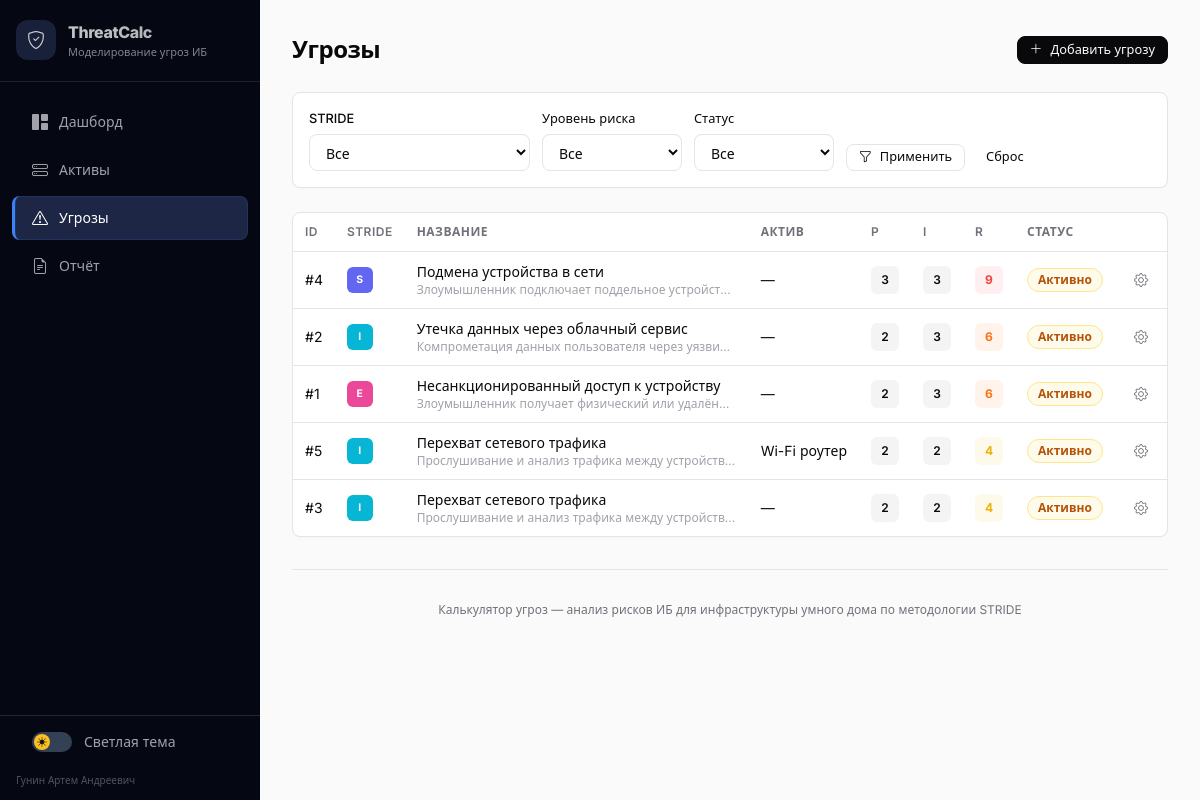
Page /threats on the committed database.
### models.py (models this page shows, shortened)
class Base(DeclarativeBase):
    pass

class Threat(Base):
    __tablename__ = "threats"
    id = Column(Integer, primary_key=True, index=True)
    name = Column(String(300), nullable=False)
    stride = Column(String(1), nullable=False)
    description = Column(Text, nullable=True)
    asset_id = Column(Integer, nullable=True)
    asset_name = Column(String(200), nullable=True)
    probability = Column(Integer, nullable=False, default=1)
    impact = Column(Integer, nullable=False, default=1)
    risk_score = Column(Integer, nullable=False, default=1)
    risk_level = Column(String(20), nullable=False, default="низкий")
    recommendation = Column(Text, nullable=True)
    mitigated = Column(Boolean, default=False)
    is_custom = Column(Boolean, default=False)
    created_at = Column(DateTime, default=datetime.datetime.utcnow)

### main.py (the view)
@app.get("/threats", response_class=HTMLResponse)
def threat_list(
    request: Request,
    stride: str = Query(None),
    level: str = Query(None),
    mitigated: str = Query(None),
    db: Session = Depends(get_db),
):
    q = db.query(Threat)
    if stride:
        q = q.filter(Threat.stride == stride)
    if level:
        q = q.filter(Threat.risk_level == level)
    if mitigated == "yes":
        q = q.filter(Threat.mitigated == True)
    elif mitigated == "no":
        q = q.filter(Threat.mitigated == False)
    threats = q.order_by(Threat.risk_score.desc(), Threat.created_at.desc()).all()
    assets = db.query(Asset).all()
    return templates.TemplateResponse("threats.html", {
        "request": request,
        "threats": threats,
        "assets": assets,
        "stride_list": [s for s in StrideCategory],
        "STRIDE_COLORS": STRIDE_COLORS,
        "get_stride_info": get_stride_info,
    })

### templates/threats.html (shortened to what this page needs)
{% extends "base.html" %}
{% block content %}
<div class="flex items-center justify-between mb-6">
    <h1 class="page-title">Угрозы</h1>
    <div class="flex items-center gap-2 no-print">
        <a href="/threats/new" class="btn-shadcn btn-shadcn-primary btn-shadcn-sm">
            <i class="bi bi-plus-lg"></i> Добавить угрозу
        </a>
    </div>
</div>
{% set ns = namespace(stride=request.query_params.get('stride',''), level=request.query_params.get('level',''), mitigated=request.query_params.get('mitigated','')) %}
<div class="card-shadcn p-4 mb-6 no-print">
    <form class="flex items-end gap-3 flex-wrap" method="get" action="/threats">
        <div>
            <label class="label-shadcn">STRIDE</label>
            <select name="stride" class="input-shadcn" style="width:auto;min-width:140px;">
                <option value="">Все</option>
            </select>
        </div>
        <div>
            <label class="label-shadcn">Уровень риска</label>
            <select name="level" class="input-shadcn" style="width:auto;min-width:140px;">
                <option value="">Все</option>
            </select>
        </div>
        <div>
            <label class="label-shadcn">Статус</label>
            <select name="mitigated" class="input-shadcn" style="width:auto;min-width:140px;">
                <option value="">Все</option>
            </select>
        </div>
        <div class="flex items-center gap-2">
            <button type="submit" class="btn-shadcn btn-shadcn-sm">
                <i class="bi bi-funnel"></i> Применить
            </button>
            <a href="/threats" class="btn-shadcn btn-shadcn-sm btn-shadcn-ghost">Сброс</a>
        </div>
    </form>
</div>
{% if threats %}
<div class="card-shadcn overflow-hidden">
    <div class="overflow-x-auto">
        <table class="table-shadcn">
            <thead>
                <tr>
                    <th>ID</th>
                    <th>STRIDE</th>
                    <th>Название</th>
                    <th>Актив</th>
                    <th class="text-center">P</th>
                    <th class="text-center">I</th>
                    <th class="text-center">R</th>
                    <th>Статус</th>
                    <th class="no-print"></th>
                </tr>
            </thead>
            <tbody>
                {% for t in threats %}
                <tr class="{% if t.mitigated %}mitigated{% endif %}">
                    <td class="text-xs text-zinc-400">#{{ t.id }}</td>
                    <td>
                        <span class="badge-stride" style="background:{{ STRIDE_COLORS[t.stride] }};">{{ t.stride }}</span>
                    </td>
                    <td>
                        <div class="font-medium text-sm">{{ t.name }}</div>
                        {% if t.description %}
                        <div class="text-xs text-zinc-400 max-w-xs truncate">{{ t.description[:120] }}{% if t.description|length > 120 %}...{% endif %}</div>
                        {% endif %}
                    </td>
                    <td class="text-sm text-zinc-500">{{ t.asset_name or '—' }}</td>
                    <td class="text-center"><span class="inline-flex items-center justify-center w-7 h-7 rounded-md bg-zinc-100 text-xs font-semibold">{{ t.probability }}</span></td>
                    <td class="text-center"><span class="inline-flex items-center justify-center w-7 h-7 rounded-md bg-zinc-100 text-xs font-semibold">{{ t.impact }}</span></td>
                    <td class="text-center">
                        {% set level_colors = {"низкий": "#22c55e", "средний": "#eab308", "высокий": "#f97316", "критический": "#ef4444"} %}
                        <span class="inline-flex items-center justify-center w-7 h-7 rounded-md text-xs font-bold" style="background:{{ level_colors[t.risk_level] }}15;color:{{ level_colors[t.risk_level] }};">{{ t.risk_score }}</span>
                    </td>
                    <td>
                        {% if t.mitigated %}
                        <span class="badge-shadcn border-emerald-200 bg-emerald-50 text-emerald-700">Устранено</span>
                        {% else %}
                        <span class="badge-shadcn border-amber-200 bg-amber-50 text-amber-700">Активно</span>
                        {% endif %}
                    </td>
                    <td class="no-print">
                        <div class="relative">
                            <button data-dropdown-toggle class="w-7 h-7 flex items-center justify-center rounded-md hover:bg-zinc-100 text-zinc-500">
                                <i class="bi bi-gear text-sm"></i>
                            </button>
                        </div>
                    </td>
                </tr>
                {% endfor %}
            </tbody>
        </table>
    </div>
</div>
{% endif %}
{% endblock %}

### templates/base.html (style rules this page uses)
:root { --bg: #fafafa; --fg: #09090b; --card: #fff; --card-border: #e4e4e7; --muted: #71717a; --muted-bg: #f4f4f5; --table-stripe: #fafafa; --tag-bg: #f4f4f5; --tag-border: #e4e4e7; color-scheme: light; }
* { margin: 0; padding: 0; box-sizing: border-box; }
body { font-family: 'Inter', system-ui, sans-serif; background: var(--bg); color: var(--fg); transition: background .15s, color .15s; }
.card-shadcn { background: var(--card); border: 1px solid var(--card-border); border-radius: 0.5rem; box-shadow: 0 1px 2px rgba(0,0,0,0.02); }
.btn-shadcn { display: inline-flex; align-items: center; justify-content: center; gap: 8px; padding: 8px 16px; font-size: 0.875rem; font-weight: 500; border-radius: 0.5rem; border: 1px solid var(--card-border); background: var(--card); color: var(--fg); cursor: pointer; transition: all 0.15s; text-decoration: none; line-height: 1; }
.btn-shadcn-primary { background: #09090b; color: #fafafa; border-color: #09090b; }
.btn-shadcn-sm { padding: 6px 12px; font-size: 0.8rem; }
.btn-shadcn-ghost { border-color: transparent; background: transparent; }
.badge-shadcn { display: inline-flex; align-items: center; padding: 2px 10px; font-size: 0.75rem; font-weight: 600; border-radius: 9999px; border: 1px solid; }
.badge-stride { display: inline-flex; align-items: center; justify-content: center; width: 26px; height: 26px; font-size: 0.65rem; font-weight: 700; border-radius: 0.375rem; color: #fff; letter-spacing: 0.3px; }
.input-shadcn { width: 100%; padding: 8px 12px; font-size: 0.875rem; border: 1px solid var(--card-border); border-radius: 0.5rem; background: var(--card); outline: none; transition: border-color 0.15s; color: var(--fg); }
.label-shadcn { display: block; font-size: 0.8rem; font-weight: 500; color: var(--fg); margin-bottom: 6px; }
.table-shadcn { width: 100%; border-collapse: collapse; }
.table-shadcn th { text-align: left; padding: 10px 12px; font-size: 0.75rem; font-weight: 600; text-transform: uppercase; letter-spacing: 0.5px; color: var(--muted); border-bottom: 1px solid var(--card-border); }
.table-shadcn td { padding: 10px 12px; font-size: 0.875rem; border-bottom: 1px solid var(--card-border); color: var(--fg); }
.table-shadcn tr:last-child td { border-bottom: none; }
.page-title { font-size: 1.5rem; font-weight: 700; letter-spacing: -0.02em; color: var(--fg); }

### rows in the picture
Threat: id "4", stride "S", name "Подмена устройства в сети", description "Злоумышленник подключает поддельное устройст…", asset_name "—", probability "3", impact "3", risk_score "9", mitigated "Активно"
Threat: id "2", stride "I", name "Утечка данных через облачный сервис", description "Компрометация данных пользователя через уязви…", asset_name "—", probability "2", impact "3", risk_score "6", mitigated "Активно"
Threat: id "1", stride "E", name "Несанкционированный доступ к устройству", description "Злоумышленник получает физический или удалён…", asset_name "—", probability "2", impact "3", risk_score "6", mitigated "Активно"
Threat: id "5", stride "I", name "Перехват сетевого трафика", description "Прослушивание и анализ трафика между устройств…", asset_name "Wi-Fi роутер", probability "2", impact "2", risk_score "4", mitigated "Активно"
Threat: id "3", stride "I", name "Перехват сетевого трафика", description "Прослушивание и анализ трафика между устройств…", asset_name "—", probability "2", impact "2", risk_score "4", mitigated "Активно"
